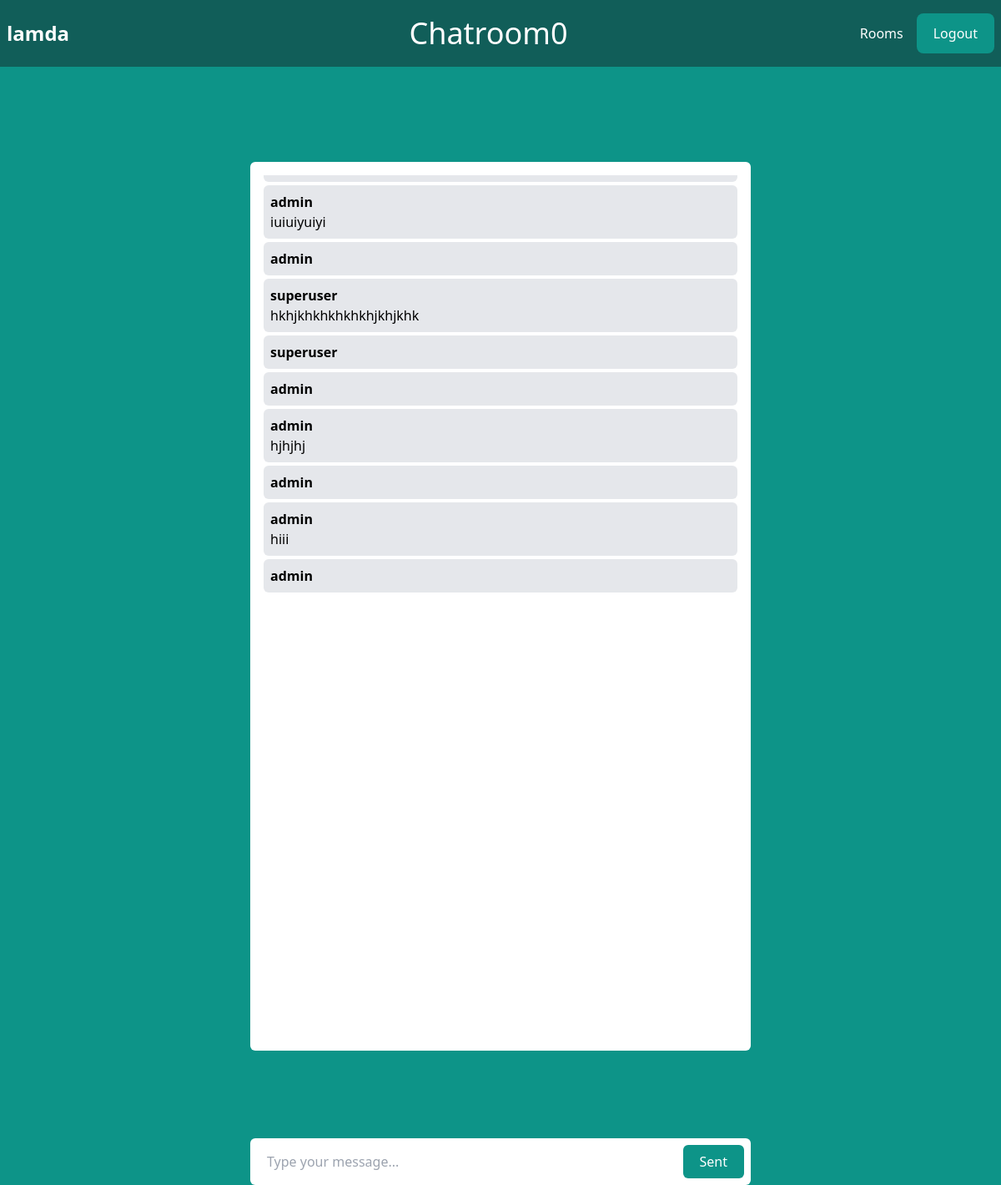
The app's page /rooms/CR0/ (signed in), older data.
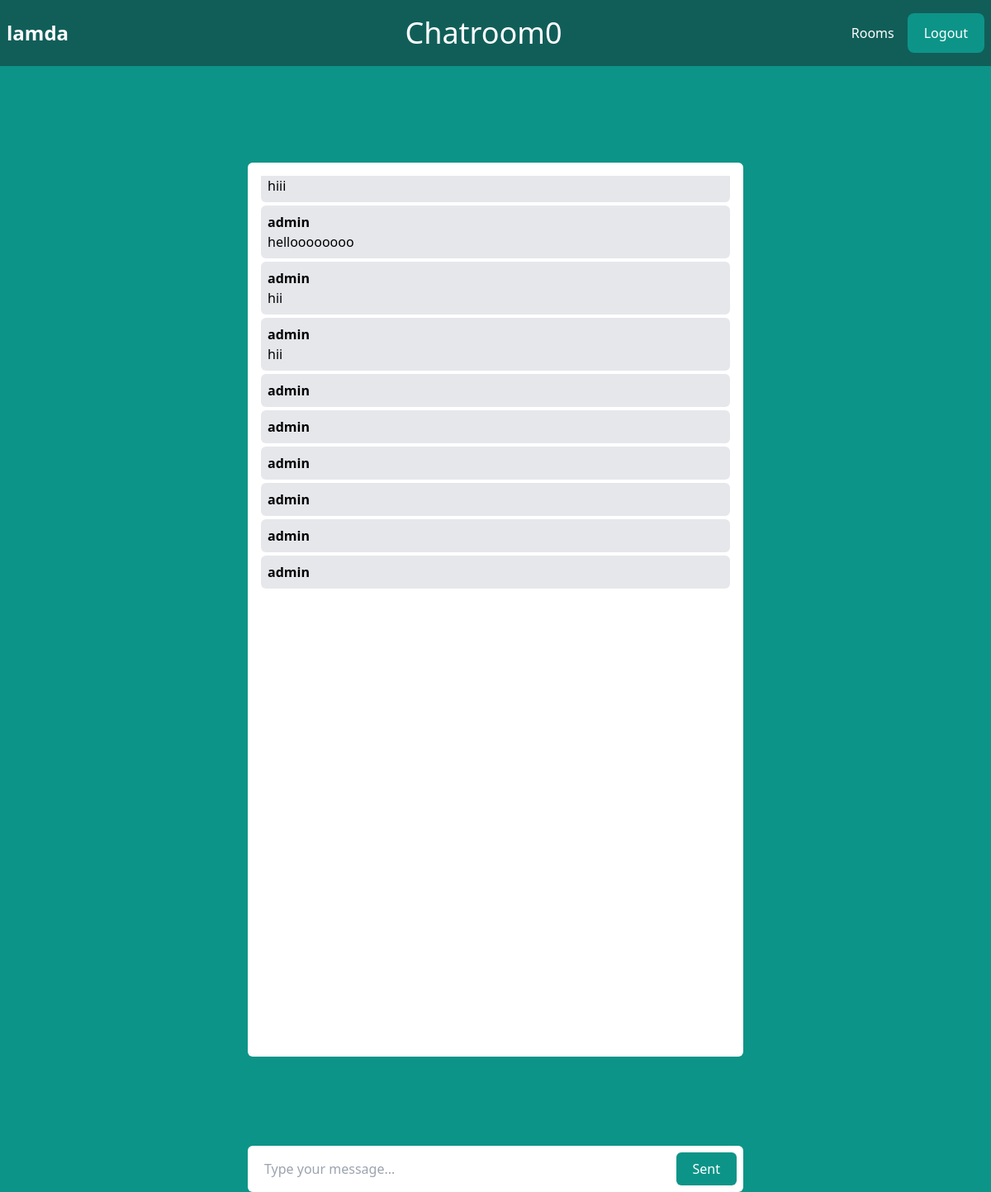
The same page, newer data.
### app_room/models.py (models this page shows, shortened)
class Room(models.Model):
    name = models.CharField(max_length=256)
    description = models.TextField()
    slug = models.SlugField(unique=True)

class Message(models.Model):
    room = models.ForeignKey(Room, related_name='messages', on_delete=models.CASCADE)
    user = models.ForeignKey(User, related_name='user', on_delete=models.CASCADE)
    content = models.TextField()
    timestamp = models.DateTimeField(default=timezone.now, editable=False)
    class Meta:
        ordering = ['timestamp',]

### app_room/views.py (the view)
# urls.py: path('<slug:slug>/', views.room, name='room'),
@login_required
def room(request, slug):
    try:
        room = get_object_or_404(Room, slug=slug)
        messages = Message.objects.filter(room=room)[0:25]
        context = {'room': room, 'messages': messages}
        return render(request, 'app_room/room.html', context)
    except Room.DoesNotExist:
        msg.error(request, 'Room not found.')
        return render(request, 'app_room/room_not_found.html', status=404)
    except Exception as e:
        print(f"An error occurred: {e}")
        msg.error(request, 'An error occurred.')
        return render(request, 'app_room/room_not_found.html', status=500)

### app_room/templates/app_room/room.html (shortened to what this page needs)
{% extends 'base.html' %}
{% block content %}
    <div class="flex flex-col w-full h-screen justify-center items-center">
        <div class="lg:w-2/4 w-full mx-4 lg:mx-auto p-4 bg-white lg:rounded-md h-[75%] overflow-auto lg:mt-8">
            <div class="chat-messages space-y-1" id="chat_messages">
                {% for message in messages %}
                    <div class="p-2 bg-gray-200 rounded-md max-w-content overflow-auto">
                        <div>
                            <p class="font-semibold"> {{ message.user.username }} </p>
                            <p> {{ message.content }} </p>
                        </div>
                    </div>
                {% endfor %}
            </div>
        </div>
        <div class="bottom-0 fixed lg:w-2/4 w-full mt-6 mx-4 lg:mx-auto p-2 bg-white lg:rounded-md">
            <form method="post" action="." class="flex">
                <input type="text" name="content" class="flex-1 mr-3 pl-3" id="chat_message_input" placeholder="Type your message...">
                <button class="px-5 py-2 rounded-md text-white bg-teal-600 hover:bg-teal-700" id="chat_message_submit">Sent</button>
            </form>
        </div>
    </div>
{% endblock %}

### app_chat/templates/base.html (shortened to what this page needs)
<!DOCTYPE html>
<html lang="en">
    <head>
        <script src="https://cdn.tailwindcss.com"></script>
    </head>
    <body class="bg-teal-600 h-screen flex items-center justify-center">
        {% include "app_chat/navbar.html"%}
        {% block content %}
        {% endblock %}
    </body>
</html>

### app_chat/templates/app_chat/navbar.html
<nav class="flex fixed top-0 w-full items-center justify-between px-2 py-4 bg-teal-800">
    <div >
        <a href="/" class="text-2xl font-bold text-white">lamda</a>
    </div>
    {% if room.name %}
        <div class="">
            <div class="flex justify-center">
                <h1 class="text-xl lg:text-4xl relative lg:left-[15%] sm:left-[35%] text-white">{{ room.name }}</h1>
            </div>
        </div>
    {% endif %}
    <div class="flex items-center space-x-4">
        {% if request.user.is_authenticated %}
            <a href="/rooms/" class="text-white hover:text-gray-200">Rooms</a>
            <a href="/logout/" class="px-5 py-3 rounded-lg text-white bg-teal-600 hover:bg-teal-700">Logout</a>
        {% else %}
            <a href="/login/" class="text-white hover:text-gray-200">Log in</a>
            <a href="/signup/" class="px-5 py-3 rounded-lg text-white bg-teal-600 hover:bg-teal-700">Signup</a>
        {% endif %}
    </div>
</nav>

### app_chat/templates/base.html (style rules this page uses)
#chat_messages { max-height: 500px; overflow-y: auto; }

Row changes from the older to the newer data that the page shows:
removed Message: user.username "admin", content "iuiuiyuiyi"
removed Message: user.username "superuser", content "hkhjkhkhkhkhkhjkhjkhk"
removed Message: user.username "superuser"
removed Message: user.username "admin", content "hjhjhj"
removed Message: user.username "admin", content "hiii"
added Message: content "hiii"
added Message: user.username "admin", content "helloooooooo"
added Message: user.username "admin", content "hii"
added Message: user.username "admin", content "hii"
added Message: user.username "admin"
added Message: user.username "admin"
